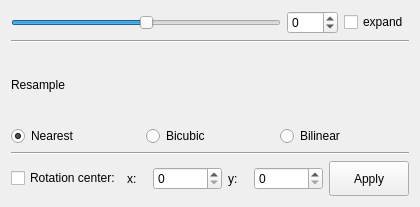
<?xml version="1.0" encoding="UTF-8"?>
<ui version="4.0">
 <class>mw_rotate</class>
 <widget class="QWidget" name="mw_rotate">
  <property name="geometry">
   <rect>
    <x>0</x>
    <y>0</y>
    <width>420</width>
    <height>207</height>
   </rect>
  </property>
  <property name="windowTitle">
   <string>Rotate</string>
  </property>
  <layout class="QVBoxLayout" name="verticalLayout_2">
   <item>
    <layout class="QHBoxLayout" name="horizontalLayout">
     <item>
      <widget class="QSlider" name="hs_rotate">
       <property name="minimum">
        <number>-360</number>
       </property>
       <property name="maximum">
        <number>360</number>
       </property>
       <property name="orientation">
        <enum>Qt::Horizontal</enum>
       </property>
      </widget>
     </item>
     <item>
      <widget class="QSpinBox" name="sb_rotate">
       <property name="minimum">
        <number>-360</number>
       </property>
       <property name="maximum">
        <number>360</number>
       </property>
      </widget>
     </item>
     <item>
      <widget class="QCheckBox" name="cb_expand">
       <property name="text">
        <string>expand</string>
       </property>
      </widget>
     </item>
    </layout>
   </item>
   <item>
    <layout class="QVBoxLayout" name="verticalLayout">
     <item>
      <widget class="Line" name="line">
       <property name="orientation">
        <enum>Qt::Horizontal</enum>
       </property>
      </widget>
     </item>
     <item>
      <widget class="QLabel" name="label">
       <property name="text">
        <string>Resample</string>
       </property>
      </widget>
     </item>
     <item>
      <layout class="QHBoxLayout" name="horizontalLayout_2">
       <item>
        <widget class="QRadioButton" name="rb_nearest">
         <property name="text">
          <string>Nearest</string>
         </property>
         <property name="checked">
          <bool>true</bool>
         </property>
         <attribute name="buttonGroup">
          <string notr="true">bG_resample</string>
         </attribute>
        </widget>
       </item>
       <item>
        <widget class="QRadioButton" name="rb_bicubic">
         <property name="text">
          <string>Bicubic</string>
         </property>
         <property name="checked">
          <bool>false</bool>
         </property>
         <attribute name="buttonGroup">
          <string notr="true">bG_resample</string>
         </attribute>
        </widget>
       </item>
       <item>
        <widget class="QRadioButton" name="rb_bilinear">
         <property name="text">
          <string>Bilinear</string>
         </property>
         <attribute name="buttonGroup">
          <string notr="true">bG_resample</string>
         </attribute>
        </widget>
       </item>
      </layout>
     </item>
    </layout>
   </item>
   <item>
    <widget class="Line" name="line_2">
     <property name="orientation">
      <enum>Qt::Horizontal</enum>
     </property>
    </widget>
   </item>
   <item>
    <layout class="QHBoxLayout" name="horizontalLayout_3">
     <item>
      <widget class="QCheckBox" name="ch_rotation_center">
       <property name="text">
        <string>Rotation center:</string>
       </property>
      </widget>
     </item>
     <item>
      <widget class="QLabel" name="x_label">
       <property name="maximumSize">
        <size>
         <width>20</width>
         <height>16777215</height>
        </size>
       </property>
       <property name="text">
        <string>x:</string>
       </property>
      </widget>
     </item>
     <item>
      <widget class="QSpinBox" name="sb_x"/>
     </item>
     <item>
      <widget class="QLabel" name="y_label">
       <property name="maximumSize">
        <size>
         <width>20</width>
         <height>16777215</height>
        </size>
       </property>
       <property name="text">
        <string>y:</string>
       </property>
      </widget>
     </item>
     <item>
      <widget class="QSpinBox" name="sb_y"/>
     </item>
     <item>
      <widget class="QPushButton" name="pb_apply_rotation">
       <property name="minimumSize">
        <size>
         <width>0</width>
         <height>35</height>
        </size>
       </property>
       <property name="text">
        <string>Apply</string>
       </property>
      </widget>
     </item>
    </layout>
   </item>
  </layout>
 </widget>
 <resources/>
 <connections/>
 <buttongroups>
  <buttongroup name="bG_resample"/>
 </buttongroups>
</ui>
